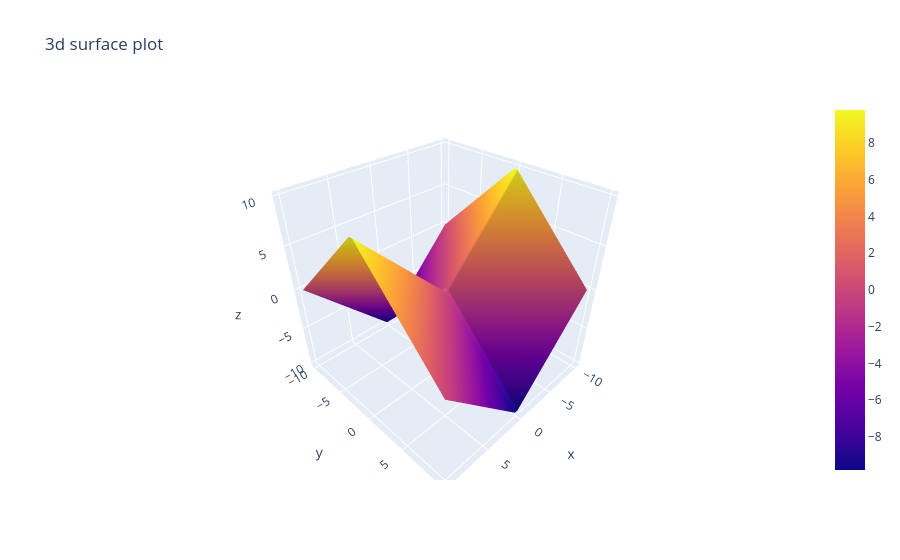

Source (notebook cell):
### Code cell
# lets also make in plotly now it is interactive 

import plotly.graph_objects as go

trace = go.Surface(x=x,y=y,z=z)
data = [trace]

layout = go.Layout(title='3d surface plot')
fig = go.Figure(data,layout)
fig.show()

### Figure 1 — Plotly figure (JSON) as saved in the notebook; plotly's stock layout.template omitted (floating-point values rounded to 4 significant figures; data arrays with more than 128 entries replaced by an {"elided": "..."} marker saying what was removed)
{"data": [{"type": "surface", "x": [-10.0, -9.592, -9.184, -8.776, -8.367, -7.959, -7.551, -7.143, -6.735, -6.327, -5.918, -5.51, -5.102, -4.694, -4.286, -3.878, -3.469, -3.061, -2.653, -2.245, -1.837, -1.429, -1.02, -0.6122, -0.2041, 0.2041, 0.6122, 1.02, 1.429, 1.837, 2.245, 2.653, 3.061, 3.469, 3.878, 4.286, 4.694, 5.102, 5.51, 5.918, 6.327, 6.735, 7.143, 7.551, 7.959, 8.367, 8.776, 9.184, 9.592, 10.0], "y": [-10.0, -9.592, -9.184, -8.776, -8.367, -7.959, -7.551, -7.143, -6.735, -6.327, -5.918, -5.51, -5.102, -4.694, -4.286, -3.878, -3.469, -3.061, -2.653, -2.245, -1.837, -1.429, -1.02, -0.6122, -0.2041, 0.2041, 0.6122, 1.02, 1.429, 1.837, 2.245, 2.653, 3.061, 3.469, 3.878, 4.286, 4.694, 5.102, 5.51, 5.918, 6.327, 6.735, 7.143, 7.551, 7.959, 8.367, 8.776, 9.184, 9.592, 10.0], "z": {"elided": "50x50 float values"}}], "layout": {"title": {"text": "3d surface plot"}}}
